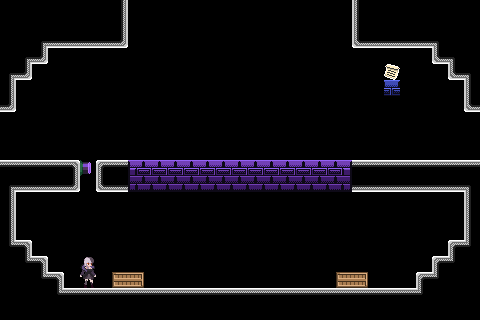

The image is a tile-based game level rendered from a .tmx file. Its description and source (layers, tilesets, objects; grid data summarised) follow:
An orthogonal 30x20 tile map with 16x16 px tiles, 6 tile layers (bkg_far, bkg_close, ground, onoff-defaulton, ...), 4 tilesets.

<map version="1.10" tiledversion="1.11.0" orientation="orthogonal" renderorder="right-down" width="30" height="20" tilewidth="16" tileheight="16" infinite="0" nextlayerid="7" nextobjectid="1">
 <tileset firstgid="1" source="../../PlaceholderSprites.tsx" />
 <tileset firstgid="106" source="../../memory_block.tsx" />
 <tileset firstgid="121" source="../../onoff2_block.tsx" />
 <tileset firstgid="136" source="../../onoff_block.tsx" />
 <layer id="4" name="bkg_far" width="30" height="20">
  <properties>
   <property name="unity:sortinglayer" value="Bkg_far" />
  </properties>
  <data>[600 cells, 0 non-empty, 0 distinct tile ids]</data>
 </layer>
 <layer id="1" name="bkg_close" width="30" height="20">
  <properties>
   <property name="unity:sortinglayer" value="Bkg" />
  </properties>
  <data>[600 cells, 0 non-empty, 0 distinct tile ids]</data>
 </layer>
 <layer id="2" name="ground" width="30" height="20">
  <properties>
   <property name="unity:layer" value="Ground" />
   <property name="unity:sortinglayer" value="Ground" />
  </properties>
  <data>[600 cells, 185 non-empty, 20 distinct tile ids]</data>
 </layer>
 <layer id="5" name="onoff-defaulton" width="30" height="20">
  <properties>
   <property name="unity:layer" value="Ground" />
   <property name="unity:sortinglayer" value="Ground" />
   <property name="unity:tag" value="onoff-defaulton" />
  </properties>
  <data>[600 cells, 1 non-empty, 1 distinct tile ids]</data>
 </layer>
 <layer id="6" name="onoff2-defaulton" width="30" height="20">
  <properties>
   <property name="unity:layer" value="Ground" />
   <property name="unity:sortinglayer" value="Ground" />
   <property name="unity:tag" value="onoff2-defaulton" />
  </properties>
  <data>[600 cells, 28 non-empty, 6 distinct tile ids]</data>
 </layer>
 <layer id="3" name="foreground" width="30" height="20">
  <properties>
   <property name="unity:sortinglayer" value="Foreground" />
  </properties>
  <data>[600 cells, 0 non-empty, 0 distinct tile ids]</data>
 </layer>
</map>
